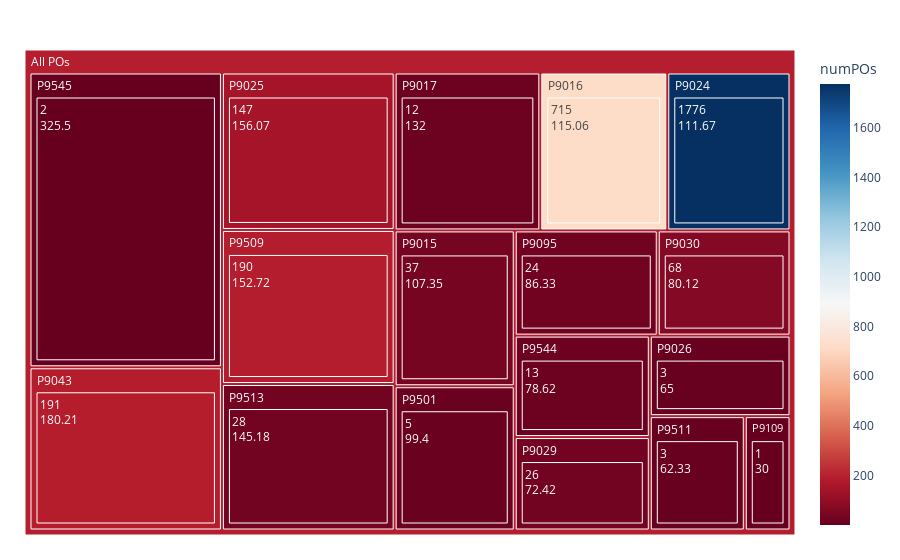

The cell this chart's notebook holds for it:
### Code cell
values = round(POs_no_ETA.groupby(by=['Field PO Vendor']).mean()['elap_time_days'],2)

df = POs_no_ETA.groupby(by=['Field PO Vendor']).count().reset_index()
df = df.rename({'Field Purchase Order':'numPOs'}, axis=1)

fig = px.treemap(df, path=[px.Constant("All POs"), 'Field PO Vendor',round(POs_no_ETA.groupby(by=['Field PO Vendor']).count()['elap_time_days'],2)], 
                 values=values, color_continuous_scale='RdBu', color='numPOs')
fig.update_layout(margin = dict(t=50, l=25, r=25, b=25))
fig.data[0].textinfo='label+value'
fig.show()

### Figure 1 — Plotly figure (JSON) as saved in the notebook; plotly's stock layout.template omitted (floating-point values rounded to 4 significant figures)
{"data": [{"branchvalues": "total", "customdata": [[1], [2], [3], [3.0], [5], [12], [13], [24], [26], [28], [37], [68], [147], [190], [191], [715.0], [1776], [37], [715.0], [12], [1776], [147], [3], [26], [68], [191], [24], [1], [5], [190], [3.0], [28], [13], [2], [194.3]], "domain": {"x": [0, 1], "y": [0, 1]}, "hovertemplate": "labels=%{label}<br>value=%{value}<br>parent=%{parent}<br>id=%{id}<br>numPOs=%{color}<extra></extra>", "ids": ["All POs/P9109/1", "All POs/P9545/2", "All POs/P9026/3", "All POs/P9511/3", "All POs/P9501/5", "All POs/P9017/12", "All POs/P9544/13", "All POs/P9095/24", "All POs/P9029/26", "All POs/P9513/28", "All POs/P9015/37", "All POs/P9030/68", "All POs/P9025/147", "All POs/P9509/190", "All POs/P9043/191", "All POs/P9016/715", "All POs/P9024/1776", "All POs/P9015", "All POs/P9016", "All POs/P9017", "All POs/P9024", "All POs/P9025", "All POs/P9026", "All POs/P9029", "All POs/P9030", "All POs/P9043", "All POs/P9095", "All POs/P9109", "All POs/P9501", "All POs/P9509", "All POs/P9511", "All POs/P9513", "All POs/P9544", "All POs/P9545", "All POs"], "labels": ["1", "2", "3", "3", "5", "12", "13", "24", "26", "28", "37", "68", "147", "190", "191", "715", "1776", "P9015", "P9016", "P9017", "P9024", "P9025", "P9026", "P9029", "P9030", "P9043", "P9095", "P9109", "P9501", "P9509", "P9511", "P9513", "P9544", "P9545", "All POs"], "marker": {"coloraxis": "coloraxis", "colors": [1, 2, 3, 3.0, 5, 12, 13, 24, 26, 28, 37, 68, 147, 190, 191, 715.0, 1776, 37, 715.0, 12, 1776, 147, 3, 26, 68, 191, 24, 1, 5, 190, 3.0, 28, 13, 2, 194.3]}, "name": "", "parents": ["All POs/P9109", "All POs/P9545", "All POs/P9026", "All POs/P9511", "All POs/P9501", "All POs/P9017", "All POs/P9544", "All POs/P9095", "All POs/P9029", "All POs/P9513", "All POs/P9015", "All POs/P9030", "All POs/P9025", "All POs/P9509", "All POs/P9043", "All POs/P9016", "All POs/P9024", "All POs", "All POs", "All POs", "All POs", "All POs", "All POs", "All POs", "All POs", "All POs", "All POs", "All POs", "All POs", "All POs", "All POs", "All POs", "All POs", "All POs", ""], "textinfo": "label+value", "type": "treemap", "values": [30, 325.5, 65, 62.33, 99.4, 132, 78.62, 86.33, 72.42, 145.2, 107.3, 80.12, 156.1, 152.7, 180.2, 115.1, 111.7, 107.3, 115.1, 132, 111.7, 156.1, 65, 72.42, 80.12, 180.2, 86.33, 30, 99.4, 152.7, 62.33, 145.2, 78.62, 325.5, 2000.0]}], "layout": {"coloraxis": {"colorbar": {"title": {"text": "numPOs"}}, "colorscale": [[0, "rgb(103,0,31)"], [0.1, "rgb(178,24,43)"], [0.2, "rgb(214,96,77)"], [0.3, "rgb(244,165,130)"], [0.4, "rgb(253,219,199)"], [0.5, "rgb(247,247,247)"], [0.6, "rgb(209,229,240)"], [0.7, "rgb(146,197,222)"], [0.8, "rgb(67,147,195)"], [0.9, "rgb(33,102,172)"], [1, "rgb(5,48,97)"]]}, "legend": {"tracegroupgap": 0}, "margin": {"b": 25, "l": 25, "r": 25, "t": 50}}}
